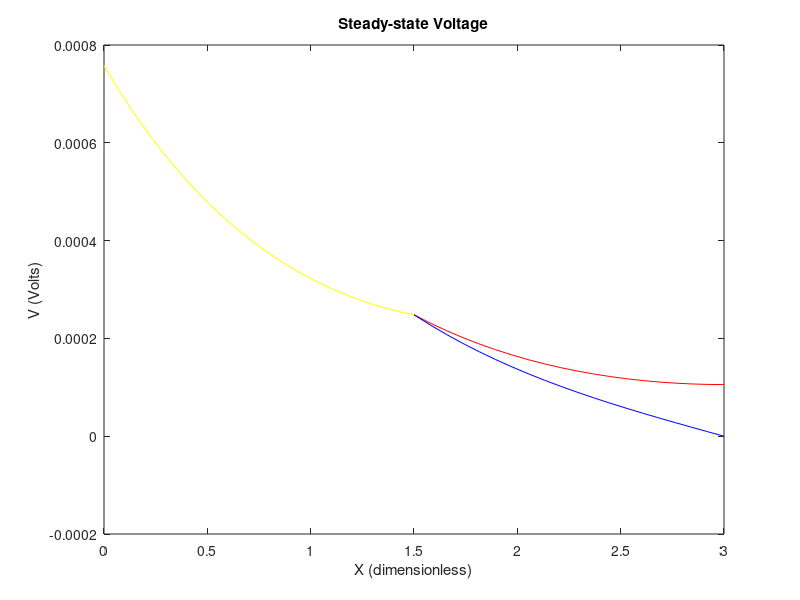

Reproduce this figure in MATLAB.
clc;
close all;
% mammalian dendrite

% Dimensions of compartments

d1 = 75e-4; 			% cm
d21 = 30e-4; 			% cm
d22 = 15e-4; 			% cm
%d21 = 47.2470e-4;       % E9 cm
%d22 = d21;               % E9 cm

l1 = 1.5;			% dimensionless
l21 = 3.0;			% dimensionless
l22 = 3.0;			% dimensionless

% Electrical properties of compartments

Rm = 6e3;			% Ohms cm^2
Rc = 90;			% Ohms cm
Rs = 1e6;			% Ohms

c1 = 2*(Rc*Rm)^(1/2)/pi;

rl1 = c1*d1^(-3/2);		% Ohms
rl21 = c1*d21^(-3/2);		% Ohms
rl22 = c1*d22^(-3/2);		% Ohms

% Applied current

iapp = 1e-9; 	% Amps

% Coefficient matrices

A = [1 -1 0 0 0 0;
     0 0 -exp(-l21) exp(l21) 0 0;
     0 0 0 0 exp(-l22) exp(l22);
     exp(-l1) exp(l1) -exp(-l1) -exp(l1) 0 0;
     0 0 exp(-l1) exp(l1) -exp(-l1) -exp(l1);
     -exp(-l1) exp(l1) rl1*exp(-l1)/rl21 -rl1*exp(l1)/rl21 rl1*exp(-l1)/rl22 -rl1*exp(l1)/rl22]; %Changed the sign of the index of exponential term in 6x6 element 

b = [rl1*iapp 0 0 0 0 0]';
x = A\b;
X = x*10^5

y1 = linspace(0,l1,20);
y21 = linspace(l1,l21,20);
y22 = linspace(l1,l22,20);
v1 = x(1)*exp(-y1)+x(2)*exp(y1);
v21 = x(3)*exp(-y21)+x(4)*exp(y21);
v22 = x(5)*exp(-y22)+x(6)*exp(y22);
figure;
plot(y1,v1,'y-',y21,v21,'r-',y22,v22,'b-');
xlabel('X (dimensionless)');
ylabel('V (Volts)');
title('Steady-state Voltage');


